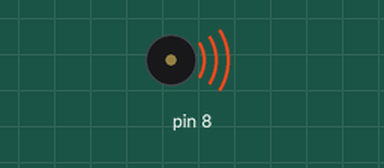
This sketch was run on a simulated Arduino Uno, built with avr-gcc and run on an emulated ATmega328P. On the bench: buzzer (waves = sounding).

Above: at 0.1 s.
At 98.6 s:
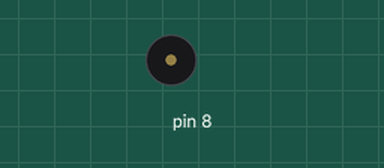
Timing chart, 0 to 100.1 s (numbered marks = the images above):
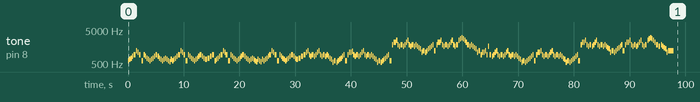

The sketch:

toneMelody_-_BAD_APPLE.ino
```cpp
#include "pitches.h"

int melody[] = {
  NOTE_DS5, NOTE_F5, NOTE_FS5, NOTE_GS5, NOTE_AS5, NOTE_DS6, NOTE_CS6, NOTE_AS5, NOTE_DS5, NOTE_AS5,
  NOTE_GS5, NOTE_FS5, NOTE_F5, NOTE_DS5, NOTE_F5, NOTE_FS5, NOTE_GS5, NOTE_AS5, NOTE_GS5, NOTE_FS5,
  NOTE_F5, NOTE_DS5, NOTE_F5, NOTE_FS5, NOTE_F5, NOTE_DS5, NOTE_D5, NOTE_F5, NOTE_DS5, NOTE_F5,
  NOTE_FS5, NOTE_GS5, NOTE_AS5, NOTE_DS6, NOTE_CS6, NOTE_AS5, NOTE_DS5, NOTE_AS5, NOTE_GS5, NOTE_FS5,
  NOTE_F5, NOTE_DS5, NOTE_F5, NOTE_FS5, NOTE_GS5, NOTE_AS5, NOTE_GS5, NOTE_FS5, NOTE_F5, NOTE_FS5,
  NOTE_GS5, NOTE_AS5, NOTE_DS5, NOTE_F5, NOTE_FS5, NOTE_GS5, NOTE_AS5, NOTE_DS6, NOTE_CS6, NOTE_AS5,
  NOTE_DS5, NOTE_AS5, NOTE_GS5, NOTE_FS5, NOTE_F5, NOTE_DS5, NOTE_F5, NOTE_FS5, NOTE_GS5, NOTE_AS5,
  NOTE_GS5, NOTE_FS5, NOTE_F5, NOTE_DS5, NOTE_F5, NOTE_FS5, NOTE_F5, NOTE_DS5, NOTE_D5, NOTE_F5,
  NOTE_DS5, NOTE_D5, NOTE_F5, NOTE_DS5, NOTE_F5, NOTE_FS5, NOTE_GS5, NOTE_AS5, NOTE_DS6, NOTE_CS6,
  NOTE_AS5, NOTE_DS5, NOTE_AS5, NOTE_GS5, NOTE_FS5, NOTE_F5, NOTE_DS5, NOTE_F5, NOTE_FS5, NOTE_GS5,
  NOTE_AS5, NOTE_GS5, NOTE_FS5, NOTE_F5, NOTE_FS5, NOTE_GS5, NOTE_AS5, NOTE_CS6, NOTE_DS6, NOTE_AS5,
  NOTE_GS5, NOTE_AS5, NOTE_GS5, NOTE_AS5, NOTE_CS6, NOTE_DS6, NOTE_AS5, NOTE_GS5, NOTE_AS5, NOTE_GS5,
  NOTE_AS5, NOTE_GS5, NOTE_FS5, NOTE_F5, NOTE_CS5, NOTE_DS5, NOTE_CS5, NOTE_DS5, NOTE_F5, NOTE_FS5,
  NOTE_GS5, NOTE_AS5, NOTE_DS5, NOTE_AS5, NOTE_CS6, NOTE_CS6, NOTE_D6, NOTE_AS5, NOTE_GS5, NOTE_AS5,
  NOTE_GS5, NOTE_AS5, NOTE_CS6, NOTE_DS6, NOTE_AS5, NOTE_GS5, NOTE_AS5, NOTE_GS5, NOTE_AS5, NOTE_GS5,
  NOTE_FS5, NOTE_F5, NOTE_CS5, NOTE_DS5, NOTE_CS5, NOTE_DS5, NOTE_F5, NOTE_FS5, NOTE_GS5, NOTE_AS5, NOTE_DS5,

  NOTE_AS6, NOTE_CS7, NOTE_CS7, NOTE_DS7, NOTE_AS6, NOTE_GS6, NOTE_AS6, NOTE_GS6, NOTE_AS6, NOTE_CS7,
  NOTE_DS7, NOTE_AS6, NOTE_GS6, NOTE_AS6, NOTE_GS6, NOTE_AS6, NOTE_GS6, NOTE_FS6, NOTE_F6, NOTE_CS6,
  NOTE_DS6, NOTE_CS6, NOTE_DS6, NOTE_F6, NOTE_FS6, NOTE_GS6, NOTE_AS6, NOTE_DS6, NOTE_AS6, NOTE_CS7,
  NOTE_CS7, NOTE_DS7, NOTE_AS6, NOTE_GS6, NOTE_AS6, NOTE_GS6, NOTE_AS6, NOTE_CS7, NOTE_DS7, NOTE_AS6,
  NOTE_GS6, NOTE_AS6, NOTE_DS7, NOTE_F7, NOTE_FS7, NOTE_F7, NOTE_DS7, NOTE_CS7, NOTE_AS6, NOTE_GS6,
  NOTE_AS6, NOTE_GS6, NOTE_FS6, NOTE_F6, NOTE_CS6, NOTE_DS6, NOTE_AS5, NOTE_CS6, NOTE_CS6, NOTE_DS6,
  NOTE_AS5, NOTE_GS6, NOTE_AS5, NOTE_GS5, NOTE_AS5, NOTE_CS6, NOTE_DS6, NOTE_AS5, NOTE_GS5, NOTE_AS5,
  NOTE_GS5, NOTE_AS5, NOTE_CS6, NOTE_DS6, NOTE_AS5, NOTE_GS5, NOTE_AS5, NOTE_GS5, NOTE_AS5, NOTE_GS5,
  NOTE_FS5, NOTE_F5, NOTE_CS5, NOTE_DS5, NOTE_CS5, NOTE_DS5, NOTE_F5, NOTE_FS5, NOTE_GS5, NOTE_AS5,
  NOTE_DS5, NOTE_AS5, NOTE_CS6, NOTE_CS6, NOTE_DS6, NOTE_AS5, NOTE_GS5, NOTE_AS5, NOTE_GS5, NOTE_AS5,
  NOTE_CS6, NOTE_DS6, NOTE_AS5, NOTE_GS5, NOTE_AS5, NOTE_GS5, NOTE_AS5, NOTE_GS5, NOTE_FS5, NOTE_F5,
  NOTE_CS5, NOTE_DS5, NOTE_CS5, NOTE_DS5, NOTE_F5, NOTE_FS5, NOTE_GS5, NOTE_AS5, NOTE_DS5,

  NOTE_AS6, NOTE_CS7, NOTE_CS7, NOTE_DS7, NOTE_AS6, NOTE_GS6, NOTE_AS6, NOTE_GS6, NOTE_AS6, NOTE_CS7,
  NOTE_DS7, NOTE_AS6, NOTE_GS6, NOTE_AS6, NOTE_GS6, NOTE_AS6, NOTE_GS6, NOTE_FS6, NOTE_F6, NOTE_CS6,
  NOTE_DS6, NOTE_CS6, NOTE_DS6, NOTE_F6, NOTE_FS6, NOTE_GS6, NOTE_AS6, NOTE_DS6, NOTE_AS6, NOTE_CS7,
  NOTE_CS7, NOTE_DS7, NOTE_AS6, NOTE_GS6, NOTE_AS6, NOTE_GS6, NOTE_AS6, NOTE_CS7, NOTE_DS7, NOTE_AS6,
  NOTE_GS6, NOTE_AS6, NOTE_DS7, NOTE_F7, NOTE_FS7, NOTE_F7, NOTE_DS7, NOTE_CS7, NOTE_AS6, NOTE_GS6,
  NOTE_AS6, NOTE_GS6, NOTE_FS6, NOTE_F6, NOTE_CS6, NOTE_DS6, 0

};


int noteDurations[] = {
  5, 5, 5, 5, 3, 5, 5, 3, 3, 5,
  5, 5, 5, 5, 5, 5, 5, 3, 5, 5,
  5, 5, 5, 5, 5, 5, 5, 5, 5, 5,
  5, 5, 3, 5, 5, 3, 3, 5, 5, 5,
  5, 5, 5, 5, 5, 3, 5, 5, 3, 3,
  3, 3, 5, 5, 5, 5, 3, 5, 5, 3,
  3, 5, 5, 5, 5, 5, 5, 5, 5, 3,
  5, 5, 5, 5, 5, 5, 5, 5, 5, 5,
  5, 5, 5, 5, 5, 5, 5, 3, 5, 5,
  3, 3, 5, 5, 5, 5, 5, 5, 5, 5,
  3, 5, 5, 3, 3, 3, 3, 5, 5, 5,
  5, 3, 5, 5, 5, 5, 5, 5, 3, 5,
  5, 5, 5, 5, 5, 3, 5, 5, 5, 5,
  5, 5, 3, 5, 5, 5, 5, 5, 5, 3,
  5, 5, 5, 5, 5, 5, 3, 5, 5, 5,
  5, 5, 5, 3, 5, 5, 5, 5, 5, 5, 3,

  5, 5, 5, 5, 5, 5, 3, 5, 5, 5,
  5, 5, 5, 3, 5, 5, 5, 5, 5, 5,
  3, 5, 5, 5, 5, 5, 5, 3, 5, 5,
  5, 5, 5, 5, 3, 5, 5, 5, 5, 5,
  5, 3, 5, 5, 5, 5, 5, 5, 3, 5,
  5, 5, 5, 5, 5, 3, 5, 5, 5, 5,
  5, 5, 3, 5, 5, 5, 5, 5, 5, 3,
  5, 5, 5, 5, 5, 5, 3, 5, 5, 5,
  5, 5, 5, 3, 5, 5, 5, 5, 5, 5,
  3, 5, 5, 5, 5, 5, 5, 3, 5, 5,
  5, 5, 5, 5, 3, 5, 5, 5, 5, 5,
  5, 3, 5, 5, 5, 5, 5, 5, 3,

  5, 5, 5, 5, 5, 5, 3, 5, 5, 5,
  5, 5, 5, 3, 5, 5, 5, 5, 5, 5,
  3, 5, 5, 5, 5, 5, 5, 3, 5, 5,
  5, 5, 5, 5, 3, 5, 5, 5, 5, 5,
  5, 3, 5, 5, 5, 5, 5, 5, 3, 3,
  5, 5, 5, 5, 5, 1, 5,
};

void setup() {
  for (int thisNote = 0; thisNote < 500; thisNote++) {
    int noteDuration = 1000 / noteDurations[thisNote];
    tone(8, melody[thisNote], noteDuration);
    int pauseBetweenNotes = noteDuration * 1.30;
    delay(pauseBetweenNotes);
    noTone(8);
  }
}

void loop() {
  // no need to repeat the melody.
}
```

pitches.h
```cpp
/*************************************************
   Public Constants
 *************************************************/

#define NOTE_B0  31
#define NOTE_C1  33
#define NOTE_CS1 35
#define NOTE_D1  37
#define NOTE_DS1 39
#define NOTE_E1  41
#define NOTE_F1  44
#define NOTE_FS1 46
#define NOTE_G1  49
#define NOTE_GS1 52
#define NOTE_A1  55
#define NOTE_AS1 58
#define NOTE_B1  62
#define NOTE_C2  65
#define NOTE_CS2 69
#define NOTE_D2  73
#define NOTE_DS2 78
#define NOTE_E2  82
#define NOTE_F2  87
#define NOTE_FS2 93
#define NOTE_G2  98
#define NOTE_GS2 104
#define NOTE_A2  110
#define NOTE_AS2 117
#define NOTE_B2  123
#define NOTE_C3  131
#define NOTE_CS3 139
#define NOTE_D3  147
#define NOTE_DS3 156
#define NOTE_E3  165
#define NOTE_F3  175
#define NOTE_FS3 185
#define NOTE_G3  196
#define NOTE_GS3 208
#define NOTE_A3  220
#define NOTE_AS3 233
#define NOTE_B3  247
#define NOTE_C4  262
#define NOTE_CS4 277
#define NOTE_D4  294
#define NOTE_DS4 311
#define NOTE_E4  330
#define NOTE_F4  349
#define NOTE_FS4 370
#define NOTE_G4  392
#define NOTE_GS4 415
#define NOTE_A4  440
#define NOTE_AS4 466
#define NOTE_B4  494
#define NOTE_C5  523
#define NOTE_CS5 554
#define NOTE_D5  587
#define NOTE_DS5 622
#define NOTE_E5  659
#define NOTE_F5  698
#define NOTE_FS5 740
#define NOTE_G5  784
#define NOTE_GS5 831
#define NOTE_A5  880
#define NOTE_AS5 932
#define NOTE_B5  988
#define NOTE_C6  1047
#define NOTE_CS6 1109
#define NOTE_D6  1175
#define NOTE_DS6 1245
#define NOTE_E6  1319
#define NOTE_F6  1397
#define NOTE_FS6 1480
#define NOTE_G6  1568
#define NOTE_GS6 1661
#define NOTE_A6  1760
#define NOTE_AS6 1865
#define NOTE_B6  1976
#define NOTE_C7  2093
#define NOTE_CS7 2217
#define NOTE_D7  2349
#define NOTE_DS7 2489
#define NOTE_E7  2637
#define NOTE_F7  2794
#define NOTE_FS7 2960
#define NOTE_G7  3136
#define NOTE_GS7 3322
#define NOTE_A7  3520
#define NOTE_AS7 3729
#define NOTE_B7  3951
#define NOTE_C8  4186
#define NOTE_CS8 4435
#define NOTE_D8  4699
#define NOTE_DS8 4978
```
